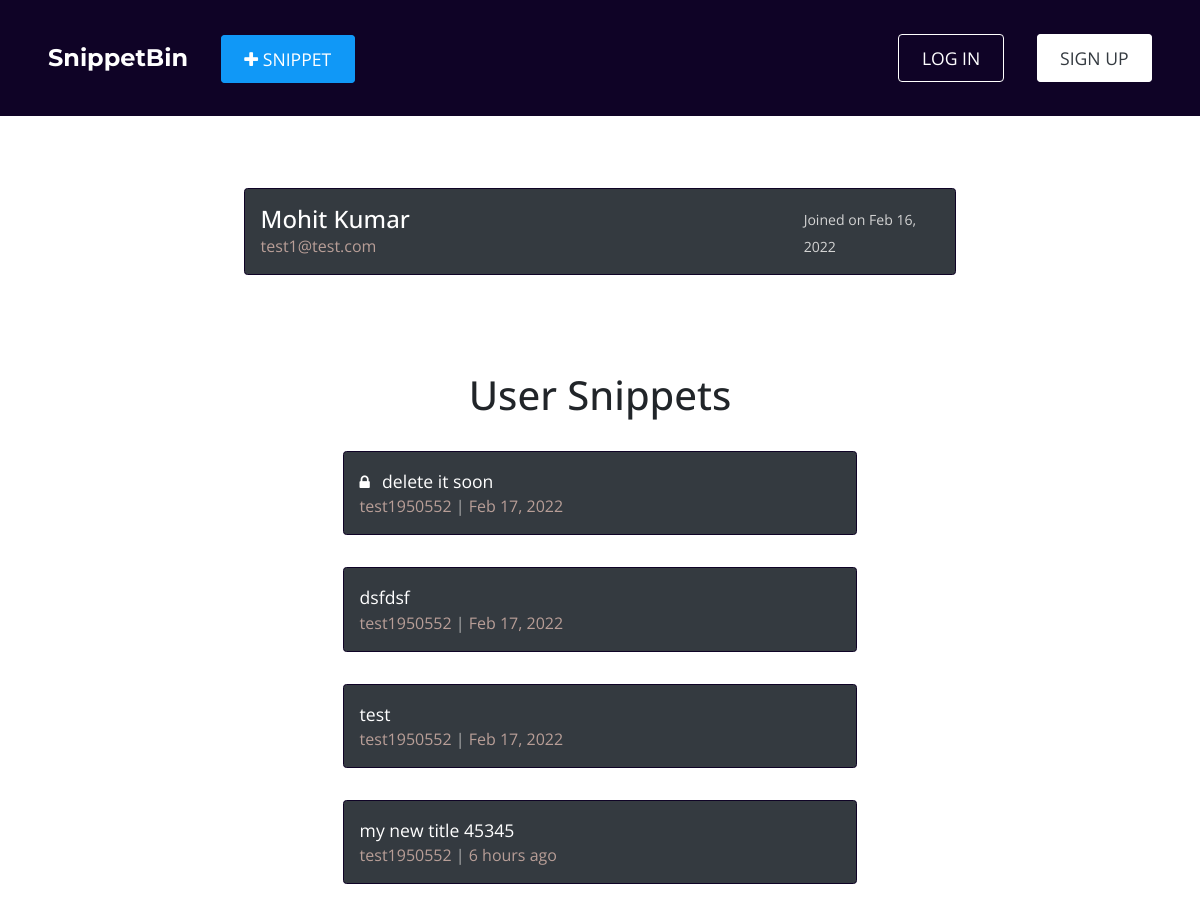
The app's page /u/test1950552/ (upper part), older data.
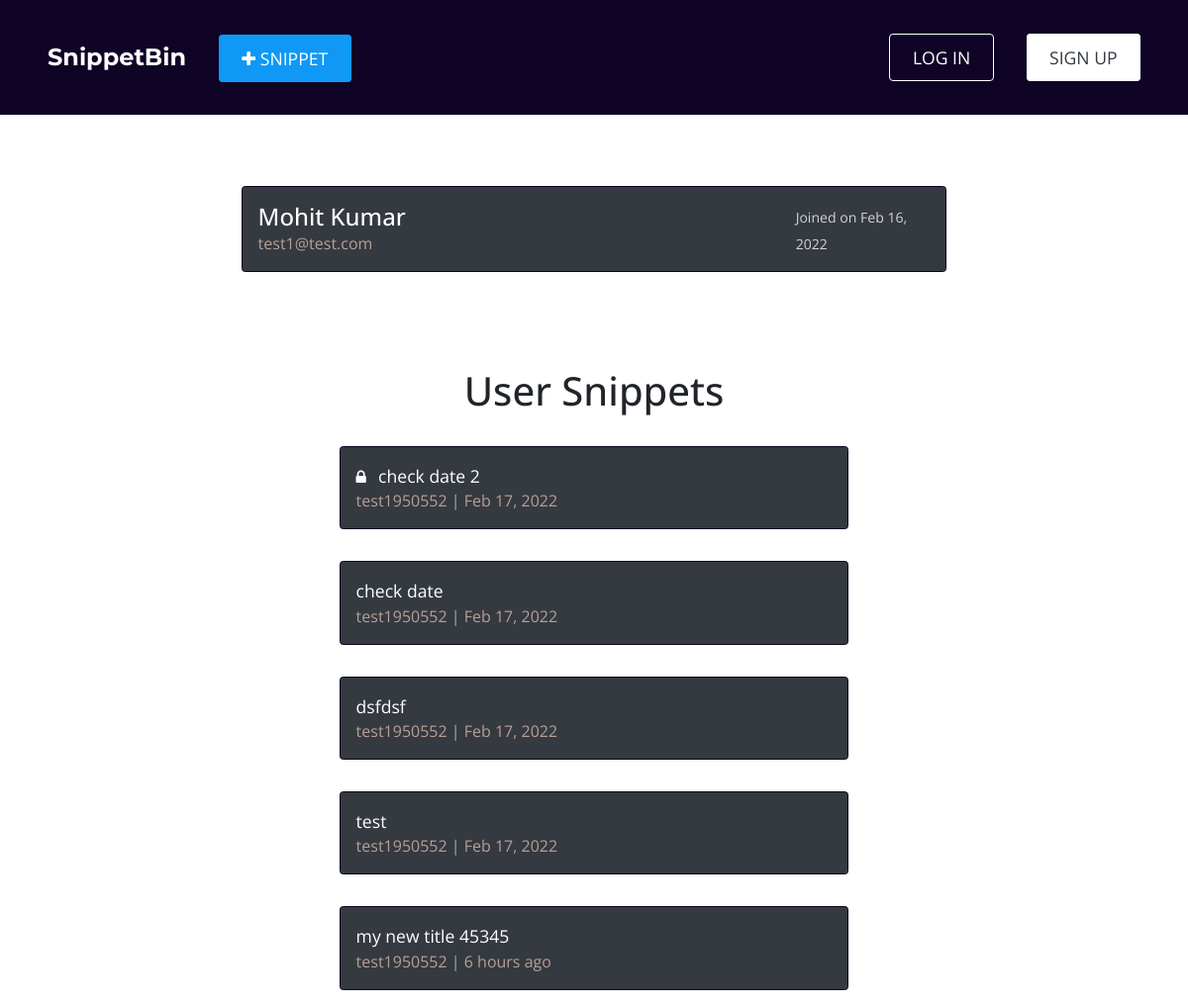
The same page, newer data.
### account/models.py (models this page shows, shortened)
class User(AbstractBaseUser, PermissionsMixin):
    id = models.UUIDField(default=uuid.uuid4, unique=True, primary_key=True, editable=False)
    username = models.CharField(
      verbose_name='Username',
      max_length=40,
      validators=[
        RegexValidator(
          regex=USERNAME_REGEX,
          message='username must be alphanumeric. Can contain characters like @ . - _',
          code='invalid_username'
        )
      ]
    )
    email = models.EmailField(verbose_name='Email Address', max_length=120, unique=True)
    name = models.CharField(verbose_name='Your Full Name', max_length=50)
    date_joined = models.DateTimeField(verbose_name='Date Joined', auto_now_add=True)
    is_admin = models.BooleanField(verbose_name='Admin User', default=False)
    is_staff = models.BooleanField(verbose_name='Staff User', default=False)
    is_superuser = models.BooleanField(verbose_name='Super User', default=False)
    is_active = models.BooleanField(verbose_name='Active User', default=True)
    USERNAME_FIELD = 'email'
    objects = UserManager()

### snippet/models.py (models this page shows, shortened)
class Snippet(models.Model):
  id = models.UUIDField(default = uuid.uuid4, unique = True, primary_key = True, editable = False)
  user = models.ForeignKey(User, on_delete = models.CASCADE)
  title = models.CharField(verbose_name = 'Title', max_length = 255)
  snippet = models.TextField(verbose_name = 'Snippet')
  is_encrypted = models.BooleanField(verbose_name = 'Is Encrypted', default = False)
  has_expiry = models.BooleanField(verbose_name = 'Has Expiry', default = False)
  created_at = models.DateTimeField(auto_now_add = True)
  def extract_delta_datetime(self):
    now = datetime.datetime.now()
    created_at = self.created_at
    created_at = created_at + datetime.timedelta(hours = 5, minutes = 30)
    start_tz = created_at.replace(tzinfo = timezone('UTC'))
    end_tz = now.replace(tzinfo = timezone('UTC'))
    val, show_type = find_datetime_delta(start_tz, end_tz)
    if show_type:
      show_type = show_type if val == 1 else show_type + 's'
    result = f'{val} {show_type} ago' if show_type else f'{val}'
    return result

### home/views.py (the view)
# urls.py: path('u/<str:username>/', views.dashboard_view, name = 'dashboard')
def dashboard_view(request, username):
  context = {}
  logged_in_user = request.user if request.user.is_authenticated else None
  if not logged_in_user or logged_in_user.username != username:
    context['is_other_user'] = True
  else:
    context['is_other_user'] = False
  try:
    user = User.objects.get(username = username)
  except User.DoesNotExist:
    messages.info(request, 'Requested user\'s profile doesnot exists')
    return redirect('home:home')
  except MultipleObjectsReturned:
    user = User.objects.filter(username = username).first()
  snippets_of_user = Snippet.objects.filter(user = user).order_by('-created_at')
  context['user'] = user
  context['snippets'] = snippets_of_user
  return render(request, 'home/dashboard.html', context)

### snippet/utils.py (called while the page is built)
def find_datetime_delta(start, end):
  val = end.strftime("%b %d, %Y")
  show_type = None
  delta = end - start
  days_passed = delta.days
  seconds_passed = delta.seconds
  if days_passed == 0:
    if seconds_passed > 3600:
      v = seconds_passed // 3600 # hours
      t = 'hour'
    elif seconds_passed >= 60 and seconds_passed <= 3600:
      """ minutes ago """
      v = (seconds_passed // 60) % 60  # minutes
      t = 'minute'
    else:
      """ seconds ago """
      v = seconds_passed # seconds
      t = 'second'
    val = v
    show_type = t
  elif days_passed > 0 and days_passed <= 30:
    """ days ago """
    val = days_passed # days
    show_type = 'day'
  elif days_passed > 30 and days_passed <= 120:
    """ months ago """
    val = days_passed // 30 # month
    show_type = 'month'
  return val, show_type

### home/templates/home/dashboard.html (shortened to what this page needs)
{% extends 'base.html' %}
{% load static %}
{% block content %}
<div class="mk-container">
  <div class="snippet-card" style="width:90%">
    <div class="card-left-content">
      <div class="upper-content">
        <h4>{{ user.name }}</h4>
      </div>
      <div class="lower-content">
        <span>{{ user.email }}</span>
      </div>
    </div>
    <div class="card-right-content">
      <a style="color: lightgrey"><small>Joined on {{ user.date_joined|date:"M d, Y" }}</small></a>
    </div>
  </div>
</div>
<div class="mk-container">
  <div class="snippets-wrapper">
    <h1 class="text-center">User Snippets</h1>
    {% if snippets %}
      {% for snippet in snippets %}
        <div class="snippet-card">
          <div class="card-left-content">
            <div class="upper-content">
              {% if snippet.is_encrypted %}
                <i class="fa fa-lock mr-2"></i>
              {% endif %}
              <a href="{% url 'snippet:snippet_detail' snippet.id %}" class="snippet-title">{{ snippet.title }}</a>
            </div>
            <div class="lower-content">
              <span>{{ snippet.user.username }}</span>
              <span>{{ snippet.extract_delta_datetime }}</span>
            </div>
          </div>
        </div>
      {% endfor %}
    {% endif %}
  </div>
</div>
{% endblock content %}

### templates/base.html (shortened to what this page needs)
{% load static %}
<!DOCTYPE html>
<html>
  <head>
    <link
      rel="stylesheet"
      href="https://cdnjs.cloudflare.com/ajax/libs/font-awesome/4.7.0/css/font-awesome.min.css"
    />
    <link
      rel="stylesheet"
      href="https://maxcdn.bootstrapcdn.com/bootstrap/4.4.1/css/bootstrap.min.css"
    />
    <link rel="stylesheet" type="text/css" href="{% static 'css/style.css' %}?{% now 'U' %}" />
  </head>
  <body>
    <header>{% include 'snippets/navbar.html' %}</header>
    <main>{% block content %} {% endblock content %}</main>
  </body>
</html>

### templates/snippets/navbar.html
{% load static %}
<nav class="navbar">
  <div class="navcontent left-grid">
    <a href="{% url 'home:home' %}" class="navlink logo">SnippetBin</a>
    <a href="{% url 'snippet:snippet' %}" class="navlink button snippet-btn"><i class="fa fa-plus"></i> SNIPPET</a>
  </div>
  <div class="navcontent right-grid">
    {% if request.user.is_authenticated %}
      <a href="{% url 'home:dashboard' request.user.username %}" class="navlink button"><i class="fa fa-user"></i> USER</a>
      <a href="{% url 'account:logout' %}" class="navlink button-fill">LOG OUT</a>
    {% else %}
      <a href="{% url 'account:login' %}" class="navlink button">LOG IN</a>
      <a href="{% url 'account:signup' %}" class="navlink button-fill">SIGN UP</a>
    {% endif %}
  </div>
</nav>

### static/css/style.css (style rules this page uses)
:root { --black: #000000; --black-light: #2c3333; --white: #ffffff; --grey: #f5f5f5; --dark-grey: #aaaaaa; --blue: #1098f7; --pink: #b89e97; --lightpink: #b89e97; --green: #1efc1e; --dark-purple: #0f0326; --red: #ff0000; --font-primary: 'Open Sans', sans-serif; --font-secondary: 'Roboto Slab', serif; --font-fancy: 'Montserrat', sans-serif; }
body { margin: 0; padding: 0; box-sizing: border-box; font-family: var(--font-primary); }
h1, h2, h3, h4, h5, h6, p { margin: 0; }
a { font-size: 1.1rem; }
a.button { color: var(--white); border: 1px solid var(--white); padding: 0.7rem 1.4rem; border-radius: 4px; -webkit-border-radius: 4px; -moz-border-radius: 4px; -ms-border-radius: 4px; -o-border-radius: 4px; }
a.button-fill { color: var(--dark); border: 1px solid var(--white); background-color: var(--white); padding: 0.7rem 1.4rem; border-radius: 4px; -webkit-border-radius: 4px; -moz-border-radius: 4px; -ms-border-radius: 4px; -o-border-radius: 4px; }
.navbar { background-color: var(--dark-purple); padding: 2.5em 3rem; }
.navcontent > *:not(:last-child) { margin-right: 1.8rem; }
.navcontent > .logo { color: var(--white); font-weight: bolder; font-family: var(--font-fancy); font-size: 1.5rem; }
.navlink.snippet-btn, .dashboard.snippet-btn { background-color: var(--blue); border-color: var(--blue); }
.mk-container { margin: 3rem auto; padding: 1.5rem; width: 70%; }
.snippets-wrapper > *:not(:last-child) { margin-bottom: 2rem; }
.snippet-card { margin: auto; width: 65%; display: grid; background: var(--dark); color: var(--white); grid-template-columns: 4fr 1fr; border: 1px solid var(--dark-purple); border-radius: 3.5px; padding: 1rem; -webkit-border-radius: 3.5px; -moz-border-radius: 3.5px; -ms-border-radius: 3.5px; -o-border-radius: 3.5px; }
.card-left-content .snippet-title { color: var(--white); }
.card-left-content .lower-content > * { color: var(--dark-grey); color: var(--lightpink); }
.card-left-content .lower-content > *:not(:last-child)::after { content: ' | '; color: var(--dark-grey); }
.card-right-content { clear: left; }
.card-right-content > a { float: right; position: relative; top: 50%; color: var(--blue); transform: translateY(-50%); -webkit-transform: translateY(-50%); -moz-transform: translateY(-50%); -ms-transform: translateY(-50%); -o-transform: translateY(-50%); }

Row changes from the older to the newer data that the page shows:
removed Snippet: is_encrypted True (drawn), title "delete it soon", user.username "test1950552", extract_delta_datetime "Feb 17, 2022"
added Snippet: is_encrypted True (drawn), title "check date 2", user.username "test1950552", extract_delta_datetime "Feb 17, 2022"
added Snippet: title "check date", user.username "test1950552", extract_delta_datetime "Feb 17, 2022"
